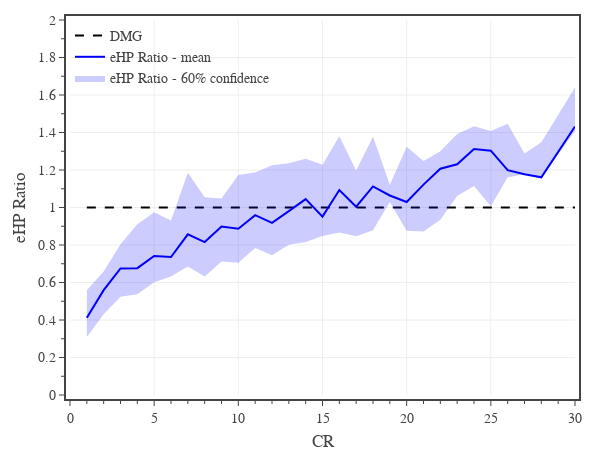

Notebook cell for this chart:
### Code cell
# eHP Ratio

yCol = 'eHP Ratio'

conf = 0.6
df1 = df0[df0['CR'].between(1,30)]
dfM = df1[['CR',yCol]].groupby('CR').median()
dfU = df1[['CR',yCol]].groupby('CR').quantile(0.5 + conf/2)
dfL = df1[['CR',yCol]].groupby('CR').quantile(0.5 - conf/2)

# CR
# create figure
fig = go.Figure(
    layout=go.Layout(
        template=tfb.FIG_TEMPLATE,
        margin=dict(l=70, r=25, b=55, t=20, pad=4),
        xaxis=dict(
            title_text='CR',
            range=[0,30],
            tick0=0, dtick=5,
            minor=dict(tick0=0, dtick=1),
        ),
        yaxis=dict(
            title_text=yCol,
            range=[0,2],
            tick0=0, dtick=0.2,
            minor=dict(tick0=0, dtick=0.1),
        ),
        legend=dict(
            xanchor='left', yanchor='top',
            x=0.00, y=1.00,
            orientation='v',
            tracegroupgap=0,
            bgcolor='rgba(0,0,0,0)',
        )
    )
)


# add reference line
fig.add_trace(go.Scatter(
    x=[1,30], y=[1,1],
    mode='lines', 
    line=dict(color='black', dash='dash'),
    name='DMG',
    hoverinfo='skip',
))

# add average value
fig.add_trace(go.Scatter(
    x=dfM.index, y=dfM[yCol],
    mode='lines', 
    line=dict(color='rgba(0,0,250,1)', dash='solid'),
    name=f'{yCol} - mean',
    hovertemplate='<b>mean</b><br>' + 'CR %{x:,.0f}<br>' + yCol + ' %{y:,.1f}<br>' + '<extra></extra>'

))

# add confidence interval
fig.add_trace(go.Scatter(x=dfM.index, y=dfU[yCol], line_width=0, legendgroup=f'{yCol} confidence', showlegend=False, hoverinfo='skip'))
fig.add_trace(go.Scatter(x=dfM.index, y=dfL[yCol], line_width=0, name=f'{yCol} - {conf:.0%} confidence', legendgroup=f'{yCol} confidence', hoverinfo='skip', fill='tonexty', fillcolor='rgba(0,0,250,0.2)'))

# show figure
fig.update_layout(width=600, height=450)
fig.show(config=tfb.FIG_CONFIG)

# save figures
if SAVEFIGS:
    #fig.update_layout(autosize=True, width=None, height=None)
    #tfb.save_fig_html(fig, format='large', name=f'./fig-ehp-ratio-vs-cr-large', selector={'name': 'none'})
    #tfb.save_fig_html(fig, format='small', name=f'./fig-ehp-ratio-vs-cr-small', selector={'name': 'none'})
    pass

### Figure 1 — Plotly figure (JSON) as saved in the notebook; plotly's stock layout.template omitted (floating-point values rounded to 4 significant figures)
{"data": [{"hoverinfo": "skip", "line": {"color": "black", "dash": "dash"}, "mode": "lines", "name": "DMG", "type": "scatter", "x": [1, 30], "y": [1, 1]}, {"hovertemplate": "<b>mean</b><br>CR %{x:,.0f}<br>eHP Ratio %{y:,.1f}<br><extra></extra>", "line": {"color": "rgba(0,0,250,1)", "dash": "solid"}, "mode": "lines", "name": "eHP Ratio - mean", "type": "scatter", "x": [1, 2, 3, 4, 5, 6, 7, 8, 9, 10, 11, 12, 13, 14, 15, 16, 17, 18, 19, 20, 21, 22, 23, 24, 25, 26, 27, 28, 30], "y": [0.4121, 0.5591, 0.6746, 0.6764, 0.7418, 0.7361, 0.857, 0.8157, 0.8984, 0.8868, 0.9594, 0.918, 0.9806, 1.045, 0.9514, 1.093, 1.004, 1.112, 1.064, 1.029, 1.122, 1.207, 1.23, 1.312, 1.303, 1.199, 1.178, 1.161, 1.432]}, {"hoverinfo": "skip", "legendgroup": "eHP Ratio confidence", "line": {"width": 0}, "showlegend": false, "type": "scatter", "x": [1, 2, 3, 4, 5, 6, 7, 8, 9, 10, 11, 12, 13, 14, 15, 16, 17, 18, 19, 20, 21, 22, 23, 24, 25, 26, 27, 28, 30], "y": [0.5582, 0.659, 0.8042, 0.9106, 0.9748, 0.9304, 1.185, 1.055, 1.048, 1.173, 1.187, 1.226, 1.236, 1.26, 1.228, 1.38, 1.198, 1.378, 1.121, 1.324, 1.248, 1.299, 1.392, 1.433, 1.408, 1.447, 1.288, 1.348, 1.64]}, {"fill": "tonexty", "fillcolor": "rgba(0,0,250,0.2)", "hoverinfo": "skip", "legendgroup": "eHP Ratio confidence", "line": {"width": 0}, "name": "eHP Ratio - 60% confidence", "type": "scatter", "x": [1, 2, 3, 4, 5, 6, 7, 8, 9, 10, 11, 12, 13, 14, 15, 16, 17, 18, 19, 20, 21, 22, 23, 24, 25, 26, 27, 28, 30], "y": [0.3095, 0.4309, 0.5238, 0.5371, 0.602, 0.6319, 0.6855, 0.6319, 0.7127, 0.7051, 0.784, 0.7458, 0.8011, 0.8163, 0.848, 0.8663, 0.8466, 0.8784, 1.029, 0.8765, 0.8723, 0.9343, 1.062, 1.114, 1.006, 1.161, 1.178, 1.161, 1.408]}], "layout": {"height": 450, "legend": {"bgcolor": "rgba(0,0,0,0)", "orientation": "v", "tracegroupgap": 0, "x": 0, "xanchor": "left", "y": 1, "yanchor": "top"}, "margin": {"b": 55, "l": 70, "pad": 4, "r": 25, "t": 20}, "width": 600, "xaxis": {"dtick": 5, "minor": {"dtick": 1, "tick0": 0}, "range": [0, 30], "tick0": 0, "title": {"text": "CR"}}, "yaxis": {"dtick": 0.2, "minor": {"dtick": 0.1, "tick0": 0}, "range": [0, 2], "tick0": 0, "title": {"text": "eHP Ratio"}}}}
